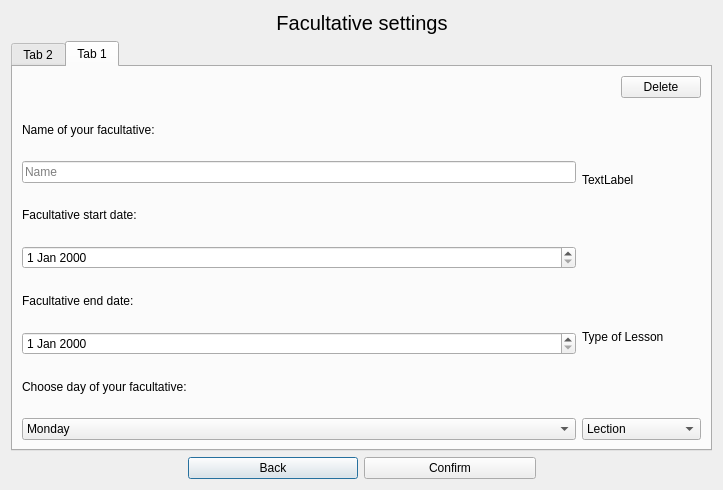
<?xml version="1.0" encoding="UTF-8"?>
<ui version="4.0">
 <class>teacherFacultativeChangeWindow</class>
 <widget class="QDialog" name="teacherFacultativeChangeWindow">
  <property name="geometry">
   <rect>
    <x>0</x>
    <y>0</y>
    <width>723</width>
    <height>490</height>
   </rect>
  </property>
  <property name="windowTitle">
   <string>Dialog</string>
  </property>
  <layout class="QGridLayout" name="gridLayout">
   <item row="0" column="1" colspan="2">
    <widget class="QLabel" name="label">
     <property name="font">
      <font>
       <pointsize>15</pointsize>
      </font>
     </property>
     <property name="text">
      <string>Facultative settings</string>
     </property>
     <property name="alignment">
      <set>Qt::AlignCenter</set>
     </property>
    </widget>
   </item>
   <item row="2" column="1">
    <widget class="QPushButton" name="pushButton">
     <property name="text">
      <string>Back</string>
     </property>
    </widget>
   </item>
   <item row="1" column="0" colspan="4">
    <widget class="QTabWidget" name="tabWidget">
     <property name="currentIndex">
      <number>1</number>
     </property>
     <widget class="QWidget" name="grading">
      <attribute name="title">
       <string>Tab 2</string>
      </attribute>
      <layout class="QGridLayout" name="gridLayout_3">
       <item row="0" column="0">
        <widget class="QLabel" name="label_2">
         <property name="text">
          <string>Grade your students:</string>
         </property>
        </widget>
       </item>
       <item row="0" column="1">
        <spacer name="horizontalSpacer">
         <property name="orientation">
          <enum>Qt::Horizontal</enum>
         </property>
         <property name="sizeHint" stdset="0">
          <size>
           <width>478</width>
           <height>20</height>
          </size>
         </property>
        </spacer>
       </item>
       <item row="0" column="2">
        <widget class="QPushButton" name="pushButton_2">
         <property name="text">
          <string>?</string>
         </property>
        </widget>
       </item>
       <item row="1" column="0" colspan="3">
        <widget class="QTableView" name="tableView"/>
       </item>
      </layout>
     </widget>
     <widget class="QWidget" name="editing">
      <attribute name="title">
       <string>Tab 1</string>
      </attribute>
      <layout class="QGridLayout" name="gridLayout_2">
       <item row="1" column="0">
        <layout class="QVBoxLayout" name="verticalLayout">
         <item>
          <widget class="QLabel" name="label_6">
           <property name="text">
            <string>Name of your facultative:</string>
           </property>
          </widget>
         </item>
         <item>
          <widget class="QLineEdit" name="nameEdit">
           <property name="placeholderText">
            <string>Name</string>
           </property>
          </widget>
         </item>
         <item>
          <widget class="QLabel" name="label_3">
           <property name="text">
            <string>Facultative start date:</string>
           </property>
          </widget>
         </item>
         <item>
          <widget class="QDateEdit" name="startDateEdit"/>
         </item>
         <item>
          <widget class="QLabel" name="label_5">
           <property name="text">
            <string>Facultative end date:</string>
           </property>
          </widget>
         </item>
         <item>
          <widget class="QDateEdit" name="endDateEdit"/>
         </item>
         <item>
          <widget class="QLabel" name="label_4">
           <property name="text">
            <string>Choose day of your facultative:</string>
           </property>
          </widget>
         </item>
         <item>
          <widget class="QComboBox" name="dayBox">
           <item>
            <property name="text">
             <string>Monday</string>
            </property>
           </item>
           <item>
            <property name="text">
             <string>Tuesday</string>
            </property>
           </item>
           <item>
            <property name="text">
             <string>Wednesdey</string>
            </property>
           </item>
           <item>
            <property name="text">
             <string>Thursday</string>
            </property>
           </item>
           <item>
            <property name="text">
             <string>Friday</string>
            </property>
           </item>
           <item>
            <property name="text">
             <string>Saturday</string>
            </property>
           </item>
           <item>
            <property name="text">
             <string>Sunday</string>
            </property>
           </item>
          </widget>
         </item>
        </layout>
       </item>
       <item row="1" column="1" colspan="2">
        <layout class="QVBoxLayout" name="verticalLayout_3">
         <item>
          <widget class="QLabel" name="pixmap">
           <property name="text">
            <string>TextLabel</string>
           </property>
          </widget>
         </item>
         <item>
          <widget class="QLabel" name="label_7">
           <property name="sizePolicy">
            <sizepolicy hsizetype="Preferred" vsizetype="Ignored">
             <horstretch>0</horstretch>
             <verstretch>0</verstretch>
            </sizepolicy>
           </property>
           <property name="minimumSize">
            <size>
             <width>1</width>
             <height>1</height>
            </size>
           </property>
           <property name="layoutDirection">
            <enum>Qt::LeftToRight</enum>
           </property>
           <property name="text">
            <string>Type of Lesson</string>
           </property>
          </widget>
         </item>
         <item>
          <widget class="QComboBox" name="laboratoryBox">
           <item>
            <property name="text">
             <string>Lection</string>
            </property>
           </item>
           <item>
            <property name="text">
             <string>Laboratory work</string>
            </property>
           </item>
           <item>
            <property name="text">
             <string>Practice</string>
            </property>
           </item>
          </widget>
         </item>
        </layout>
       </item>
       <item row="0" column="2">
        <widget class="QPushButton" name="deleteButton">
         <property name="text">
          <string>Delete</string>
         </property>
        </widget>
       </item>
       <item row="0" column="0" colspan="2">
        <spacer name="horizontalSpacer_2">
         <property name="orientation">
          <enum>Qt::Horizontal</enum>
         </property>
         <property name="sizeHint" stdset="0">
          <size>
           <width>40</width>
           <height>20</height>
          </size>
         </property>
        </spacer>
       </item>
      </layout>
     </widget>
    </widget>
   </item>
   <item row="2" column="2">
    <widget class="QPushButton" name="confirmButton">
     <property name="text">
      <string>Confirm</string>
     </property>
    </widget>
   </item>
  </layout>
 </widget>
 <resources/>
 <connections/>
</ui>
